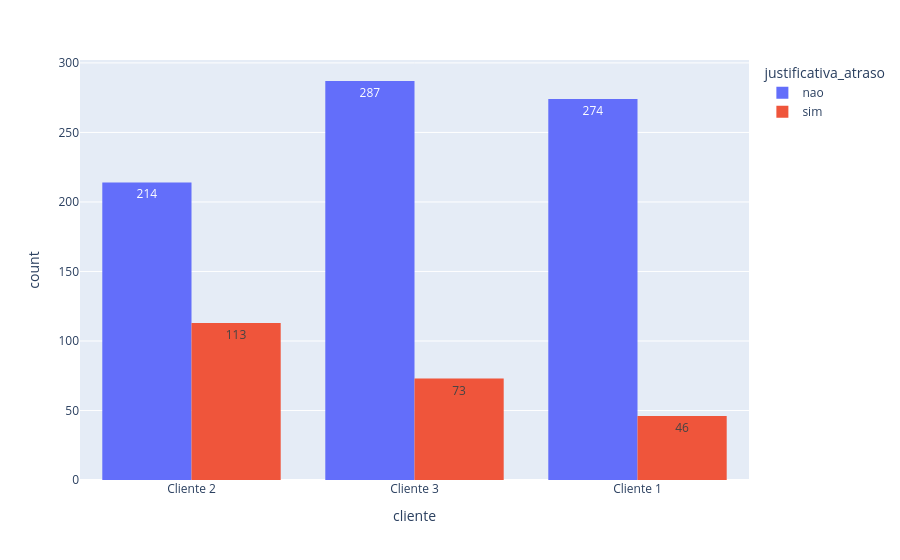

The notebook cell this image was saved under:
### Code cell
px.histogram(dados, x = 'cliente', text_auto=True, color = 'justificativa_atraso', barmode = 'group')

### Figure 1 — Plotly figure (JSON) as saved in the notebook; plotly's stock layout.template omitted (floating-point values rounded to 4 significant figures; data arrays with more than 128 entries replaced by an {"elided": "..."} marker saying what was removed)
{"data": [{"alignmentgroup": "True", "bingroup": "x", "hovertemplate": "justificativa_atraso=nao<br>cliente=%{x}<br>count=%{y}<extra></extra>", "legendgroup": "nao", "marker": {"color": "#636efa", "pattern": {"shape": ""}}, "name": "nao", "offsetgroup": "nao", "orientation": "v", "showlegend": true, "texttemplate": "%{value}", "type": "histogram", "x": {"elided": "775 str values"}, "xaxis": "x", "yaxis": "y"}, {"alignmentgroup": "True", "bingroup": "x", "hovertemplate": "justificativa_atraso=sim<br>cliente=%{x}<br>count=%{y}<extra></extra>", "legendgroup": "sim", "marker": {"color": "#EF553B", "pattern": {"shape": ""}}, "name": "sim", "offsetgroup": "sim", "orientation": "v", "showlegend": true, "texttemplate": "%{value}", "type": "histogram", "x": {"elided": "232 str values"}, "xaxis": "x", "yaxis": "y"}], "layout": {"barmode": "group", "legend": {"title": {"text": "justificativa_atraso"}, "tracegroupgap": 0}, "margin": {"t": 60}, "xaxis": {"anchor": "y", "domain": [0, 1], "title": {"text": "cliente"}}, "yaxis": {"anchor": "x", "domain": [0, 1], "title": {"text": "count"}}}}
